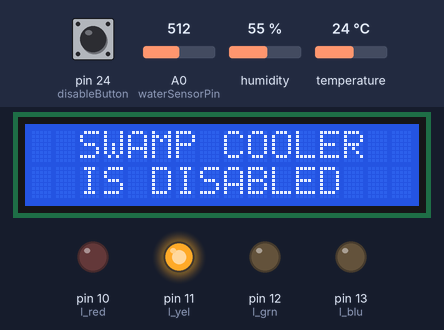
Recording of a sketch running on a simulated Arduino Mega 2560, built with avr-gcc and run on an emulated ATmega2560. Shown: 16×2 character LCD, output pins drawn as LEDs (lit = HIGH). The inputs (shaded band) are chosen by the test bench; at power-on: A0 (waterSensorPin) = 512, humidity 55 %, temperature 24 °C, pin 24 (disableButton) HIGH. Pins used as bus, display or sensor lines are not drawn.

Above: at 1.2 s.
1.3 s: A0 (waterSensorPin) set to 0
At 4.2 s:
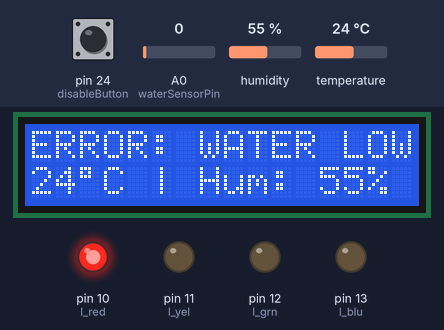
4.7 s: A0 (waterSensorPin) set to 3
At 7.2 s:
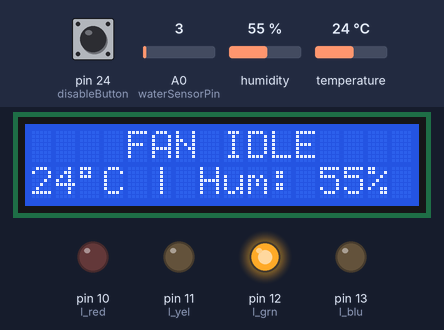
7.9 s: humidity set to 22 %
At 8.9 s:
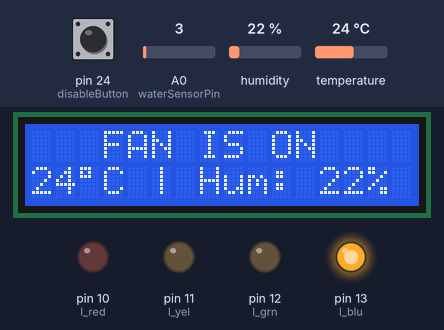
10.0 s: temperature set to 12 °C
At 11.9 s:
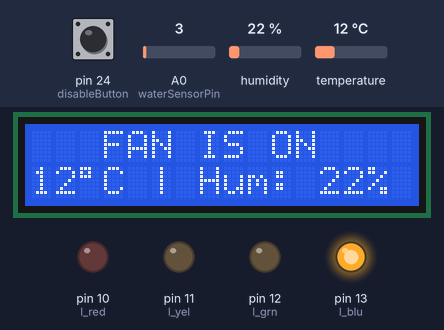
12.2 s: humidity set to 40 %
At 13.9 s:
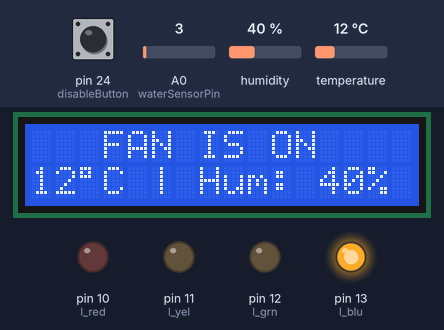
14.4 s: temperature set to 19 °C
At 15.7 s:
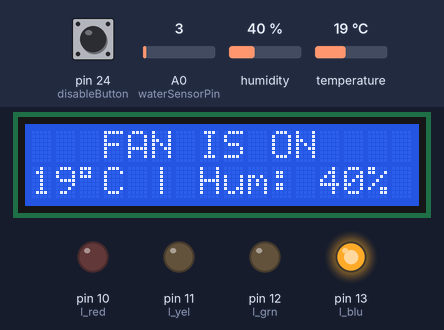
Timing chart, 0 to 17.4 s (numbered marks = the images above; inputs shaded):
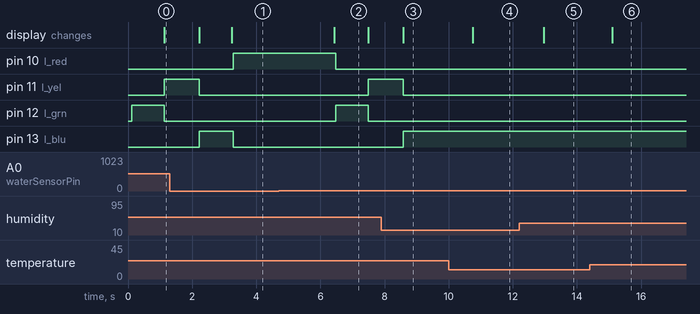

Measured:
- the behaviour switches between 1 and 2 on A0 (waterSensorPin) (found by bisection; images 1 and 2)
- after the input at 1.3 s, pin 10 (l_red): LOW → HIGH after 2.0 s; the display: first differs from a run without the input after 1.9 s (image 1)
- after the input at 4.7 s, pin 10 (l_red): HIGH → LOW after 1.8 s; pin 11 (l_yel): LOW → HIGH after 2.8 s; pin 12 (l_grn): LOW → HIGH after 1.8 s, → LOW 1.0 s later; the display: changes after 1.7 s (image 2)
- after the input at 7.9 s, the display: changes after 0.68 s (image 3)
- after the input at 10.0 s, the display: changes after 0.75 s (image 4)
- after the input at 12.2 s, the display: changes after 0.76 s (image 5)
- after the input at 14.4 s, the display: changes after 0.70 s (image 6)

The sketch:

ArduinoSwampCooler.ino
```cpp
/*****************************************************************************************************************************************
CPE 301 SWAMP COOLER PROJECT - STEVEN BERRY, JUSTIN CARLSON
DECEMBER 6, 2020
******************************************************************************************************************************************
--GOALS FOR IMPLEMENTATION--

1. Monitor the water levels in a reservoir and print an alert when the level is too low
    Implementation: Controlled in program flow - automatically checks for errors before resolving the rest of the state

2. Monitor and display the current air temp and humidity on an LCD screen
    Implementation: In main loop, constantly detect air temp and humidity, print to LCD screen

3. Start and stop a fan motor as needed when the temperature falls out of a specified range (high or low)
    Implementation: In main loop, use air temp: if above a threshold, activate fan motor

4. Allow a user to use a control to adjust the angle of an output vent from the system
    Implementation: Depends on hardware (servo motor?) - Check for user input and adjust angle

5. Allow as user to enable or disable the system using an on/off button
    Implementation: Controlled in program flow - detects for button press in state

6. Record the time and date every time the motor is turned on or off. This information should be transmitted to a host computer (over USB)
    Implementation: For each activation/shutdown, record date and time, and transmit using a USB protocol
******************************************************************************************************************************************/

// *********** INCLUDES *********
#include "LiquidCrystal.h"
#include <dht.h>


//Pin Initialization - Mutable Before Runtime (p_rs: register select, p_en: enable)
const int p_rs = 8, p_en = 7, p_d4 = 6, p_d5 = 5, p_d6 = 4, p_d7 = 3;
const int l_yel = 11, l_grn = 12, l_red = 10, l_blu = 13;

#define lowWaterWarning 1
#define highTempWarning 10

#define waterSensorPower 2
#define waterSensorPin A0

#define humiditySensorPin 9

#define fanPowerPin1 40
#define fanPowerPin2 41
#define pumpPowerPin 42

#define disableButton 24

//Constant Variables Initialization
const char* empty_str = "                ";
enum STATE{OFF, IDL, ERR, RUN};
STATE state_cur = IDL;

// ********* HUMIDITY SENSOR FUNCS ***************

dht humiditySensor;

int readHumidity(){
    int chk = humiditySensor.read11(humiditySensorPin);
    int humidity = humiditySensor.humidity;
    while (humidity < -15){
      delay(25);
      chk = humiditySensor.read11(humiditySensorPin);
      humidity = humiditySensor.temperature;
    }
    return humidity;
}

int readTemp(){
    int chk = humiditySensor.read11(humiditySensorPin);
    int temperature = humiditySensor.temperature;
    while (temperature < -15){
      delay(25);
      chk = humiditySensor.read11(humiditySensorPin);
      temperature = humiditySensor.temperature;
    }
    return temperature;
}

// ********* WATER LEVEL SENSOR FUNCS ***************

int readWaterSensor() {
  digitalWrite(waterSensorPower, HIGH);
  delay(10);
  int val = analogRead(waterSensorPin);
  digitalWrite(waterSensorPower, LOW);
  return val;
}

// ********* FAN FUNCS ***************

void enableFans(){
  digitalWrite(fanPowerPin1, HIGH);
  digitalWrite(fanPowerPin2, HIGH);
}

void disableFans() {
  digitalWrite(fanPowerPin1, LOW);
  digitalWrite(fanPowerPin2, LOW);
}

// ********* PUMP FUNCS ************

void enablePump(){
  digitalWrite(pumpPowerPin, HIGH);
}

void disablePump() {
  digitalWrite(pumpPowerPin, LOW);
}

// ********* LED FUNCS ************

void handleLightsForState(STATE s){
  switch(s){
    case OFF:
    digitalWrite(l_yel, 1);
    digitalWrite(l_grn, 0);
    digitalWrite(l_red, 0);
    digitalWrite(l_blu, 0);
    break;

    case IDL:
    digitalWrite(l_yel, 0);
    digitalWrite(l_grn, 1);
    digitalWrite(l_red, 0);
    digitalWrite(l_blu, 0);
    break;

    case ERR:
    digitalWrite(l_yel, 0);
    digitalWrite(l_grn, 0);
    digitalWrite(l_red, 1);
    digitalWrite(l_blu, 0);
    break;

    case RUN:
    digitalWrite(l_yel, 0);
    digitalWrite(l_grn, 0);
    digitalWrite(l_red, 0);
    digitalWrite(l_blu, 1);
    break;
  }

}

// ********* LCD FUNCS *********
LiquidCrystal lcd(p_rs, p_en, p_d4, p_d5, p_d6, p_d7);

void lcd_print_top(char* ptr){
  lcd.setCursor(0,0);
  lcd.print(empty_str);
  lcd.setCursor(0,0);
  lcd.print(ptr);
}

void lcd_print_bottom(char* ptr){
  lcd.setCursor(0,1);
  lcd.print(empty_str);
  lcd.setCursor(0,1);
  lcd.print(ptr);
}

void lcd_print_data(){
    lcd.setCursor(0,1);
    int new1 = readTemp();
    lcd.print(new1);
    lcd.print((char)223);
    lcd.print("C | ");
    lcd.print("Hum: ");
    int new2 = readHumidity();
    lcd.print(new2);
    lcd.print("%");
}

void print_status(STATE s){
  switch(s){
    case OFF:
    lcd_print_top("  SWAMP COOLER  ");
    lcd_print_bottom("  IS DISABLED   ");
    break;

    case IDL:
    lcd_print_top("    FAN IDLE    ");
    lcd_print_data();
    break;

    case ERR:
    lcd_print_top("ERROR: WATER LOW");
    lcd_print_data();
    break;

    case RUN:
    lcd_print_top("   FAN IS ON    ");
    lcd_print_data();
    break;
  }
}

/****************************************************************************/

//SETUP FUNCTION
void setup(){
  lcd.begin(16, 2);
  pinMode(l_yel, OUTPUT);
  pinMode(l_grn, OUTPUT);
  pinMode(l_red, OUTPUT);
  pinMode(l_blu, OUTPUT);

  pinMode(p_rs, OUTPUT);
  pinMode(p_en, OUTPUT);
  pinMode(p_d4, OUTPUT);
  pinMode(p_d5, OUTPUT);
  pinMode(p_d6, OUTPUT);
  pinMode(p_d7, OUTPUT);

  pinMode(waterSensorPower, OUTPUT);
  digitalWrite(waterSensorPower, LOW);

  pinMode(fanPowerPin1, OUTPUT);
  pinMode(fanPowerPin2, OUTPUT);
  pinMode(pumpPowerPin, OUTPUT);

  pinMode(disableButton, INPUT_PULLUP);

  Serial.begin(9600);

  //log_dt(); //Logs the current date and time
}

//LOOP FUNCTION
void loop(){
  print_status(state_cur); //Prints state onto the LCD display, and humidity/temp if not OFF
  handleLightsForState(state_cur);

  //if(b_lf)
  //  vent_left();
  //if(b_rt)
  //  vent_right();

  bool b_red = digitalRead(disableButton);

  switch(state_cur){
    //"OFF" State
    case OFF:
    if(b_red){
      if(readWaterSensor() < lowWaterWarning){
        state_cur = ERR;
        disablePump();
        disableFans();
      }
      else if(readTemp() > highTempWarning){
        state_cur = RUN;
        enableFans();
        enablePump();
      }
      else{
        state_cur = IDL;
        disablePump();
        disableFans();
      }
    }
    break;

    //"IDL" State
    case IDL:
    if(readWaterSensor() < lowWaterWarning){
      state_cur = ERR;
      disablePump();
      disableFans();
    }
    else if(b_red){
      state_cur = OFF;
      disablePump();
      disableFans();
    }
    else if(readTemp() > highTempWarning){
      state_cur = RUN;
      enableFans();
      enablePump();
    }
    break;

    //"ERR" State
    case ERR:
    if(readWaterSensor() > lowWaterWarning){
      state_cur = IDL;
      disablePump();
      disableFans();
    }
    break;

    //"RUN" State
    case RUN:
    if(readWaterSensor() < lowWaterWarning){
      state_cur = ERR;
      disablePump();
      disableFans();
    }
    else if(b_red == LOW){
      state_cur = OFF;
      disablePump();
      disableFans();
    }
    else if(readTemp() < highTempWarning){
      state_cur = IDL;
      disablePump();
      disableFans();
    }
  }

  delay(1000); // sensors have an update rate of 1 cycle per second but need to monitor for disable button
}
```
